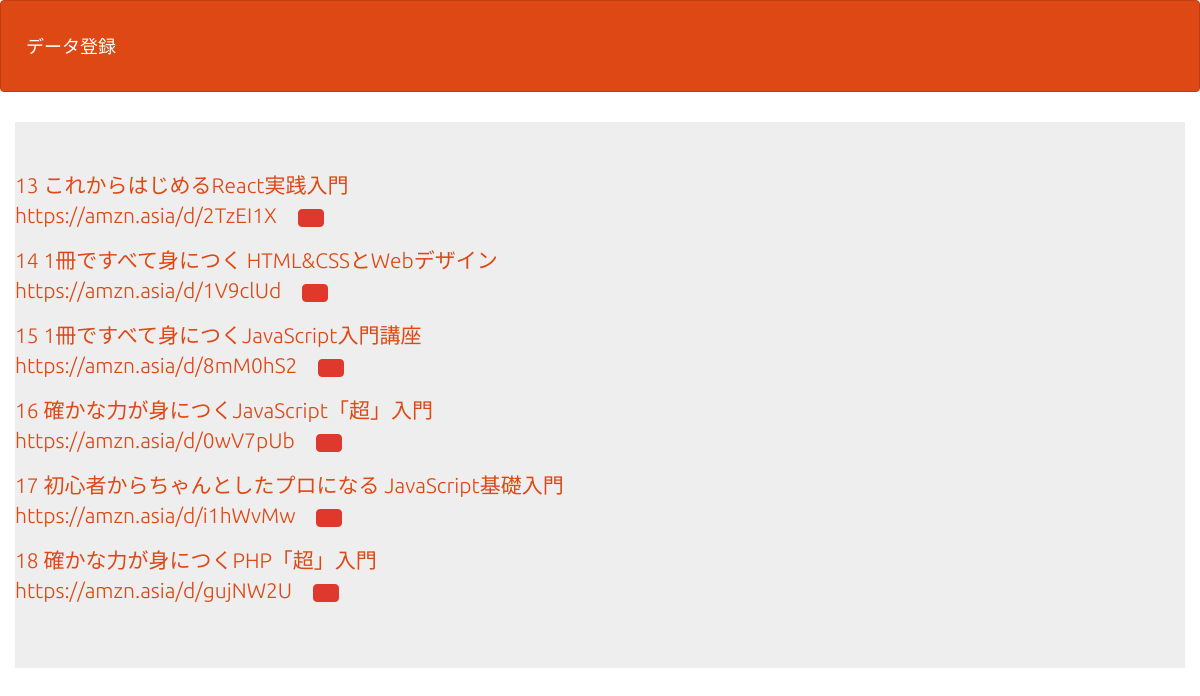
The page /select.php on the database its author committed.
### tables this page shows
CREATE TABLE `gs_an_table` (
  `id` int(12) NOT NULL,
  `name` varchar(64) NOT NULL,
  `url` text NOT NULL,
  `content` text DEFAULT NULL,
  `indate` datetime NOT NULL
);

### funcs.php (called while the page is built, shortened)
<?php
function h($str)
{
    return htmlspecialchars($str, ENT_QUOTES);
}

### select.php (the view, shortened to what this page needs)
<?php
require_once('funcs.php');
$pdo = db_conn();
$stmt = $pdo->prepare('SELECT * FROM gs_an_table');
$status = $stmt->execute();
$view = '';
if ($status == false) {
    sql_error($stmt);
} else {
    while ($r = $stmt->fetch(PDO::FETCH_ASSOC)) {
        $view .= '<p>';
        $view .= '<a href="detail.php?id=' . $r["id"] . '">';
        $view .= h($r['id']) . " " . h($r['name']);
        $view .= '<br>';
        $view .= h($r['url']);
        $view .= '</a>';
        $view .= "　";
        $view .= '<a class="btn btn-danger" href="delete.php?id=' . $r['id'] . '">';
        $view .= '</a>';
        $view .= '</p>';
    }
}
?>
<!DOCTYPE html>
<html lang="ja">
<head>
    <link rel="stylesheet" href="css/range.css">
    <link href="css/bootstrap.min.css" rel="stylesheet">
</head>
<body id="main">
    <header>
        <nav class="navbar navbar-default">
            <div class="container-fluid">
                <div class="navbar-header">
                    <a class="navbar-brand" href="index.php">データ登録</a>
                </div>
            </div>
        </nav>
    </header>
    <div>
        <div class="container jumbotron"><?= $view ?></div>
    </div>
</body>
</html>

### select.php (style rules this page uses)
div { padding: 10px; font-size: 16px; }

### rows shown on the page
gs_an_table: value "13 これからはじめるReact実践入門 https://amzn.asia/d/2TzEI1X"
gs_an_table: value "14 1冊ですべて身につく HTML&CSSとWebデザイン https://amzn.asia/d/1V9clUd"
gs_an_table: value "15 1冊ですべて身につくJavaScript入門講座 https://amzn.asia/d/8mM0hS2"
gs_an_table: value "16 確かな力が身につくJavaScript「超」入門 https://amzn.asia/d/0wV7pUb"
gs_an_table: value "17 初心者からちゃんとしたプロになる JavaScript基礎入門 https://amzn.asia/d/i1hWvMw"
gs_an_table: value "18 確かな力が身につくPHP「超」入門 https://amzn.asia/d/gujNW2U"
